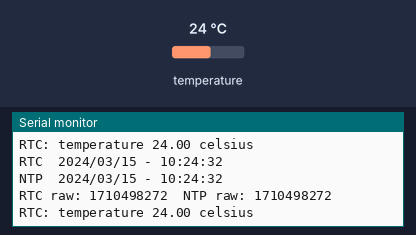
This sketch was run on a simulated ESP8266 (NodeMCU). On the bench: the last lines printed to the serial monitor. The inputs (shaded band) are chosen by the test bench; at power-on: temperature 24 °C. WiFi joins after 1.5 s; servers stay silent unless stated; network time is answered at once with the bench clock; the local clock reads 2024-03-15 10:24:30 at power-on unless the sketch sets it; not simulated (calls return 0 or success): wifi_credentials.h.

Above: at 2.7 s.
2.8 s: temperature set to 12 °C
At 3.9 s:
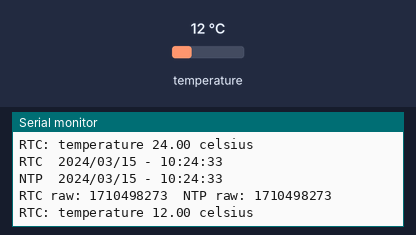
4.3 s: temperature set to 19 °C
At 5.4 s:
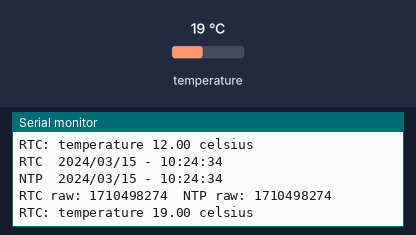
Timing chart, 0 to 7.3 s (numbered marks = the images above; inputs shaded):
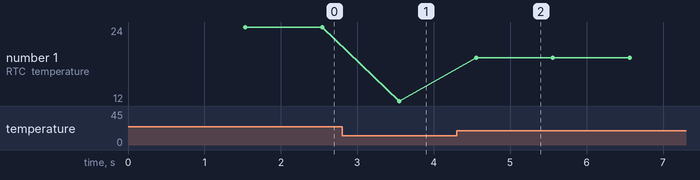

Measured:
- after the input at 2.8 s, the serial monitor: prints a new line after 0.75 s (image 1)
- after the input at 4.3 s, the serial monitor: prints a new line after 0.25 s (image 2)
- plotted number 1: 24 → 12 after the input at 2.8 s, 12 → 19 after the input at 4.3 s

The sketch:

rtc_with_ntp_correction.ino
```cpp
#include <Wire.h>
#include <NTPClient.h>
#include <ESP8266WiFi.h>
#include <WiFiUdp.h>

#include "RTClib.h"
#include "wifi_credentials.h"

#define UTC_OFFSET_SECONDS (3600 * 3)

RTC_DS3231 rtc;
WiFiUDP udp;
NTPClient ntpClient(udp, "pool.ntp.org", UTC_OFFSET_SECONDS);


void setup() {
  // put your setup code here, to run once:
  Serial.begin(115200);

  if (!rtc.begin()) {
    Serial.println("Could not init RTC.");
    return ;
  }

  if (rtc.lostPower()) {
    rtc.adjust(DateTime(F(__DATE__), F(__TIME__)));
  }

  WiFi.begin(SSID, PKEY);
  while (WiFi.status() != WL_CONNECTED) {
    delay(500);
    Serial.print(".");
  }
  Serial.println("");

  ntpClient.begin();
}

void loop() {
  // put your main code here, to run repeatedly:
  DateTime dt = rtc.now();
  Serial.printf("RTC\t%04d/%02d/%02d - %02d:%02d:%02d\n",
    dt.year(), dt.month(), dt.day(),
    dt.hour(), dt.minute(), dt.second());

  ntpClient.update();
  dt = DateTime(ntpClient.getEpochTime());
  Serial.printf("NTP\t%04d/%02d/%02d - %02d:%02d:%02d\n",
    dt.year(), dt.month(), dt.day(),
    dt.hour(), dt.minute(), dt.second());

  Serial.printf("RTC raw: %08u\tNTP raw: %08u\n",
    rtc.now().unixtime(), ntpClient.getEpochTime());
  if (rtc.now().unixtime() != ntpClient.getEpochTime()) {
    Serial.println("Adjust RTC with NTP value");
    rtc.adjust(DateTime(ntpClient.getEpochTime()));
  }

  Serial.printf("RTC: temperature %0.2f celsius\n", rtc.getTemperature());

  delay(1000);
}
```
